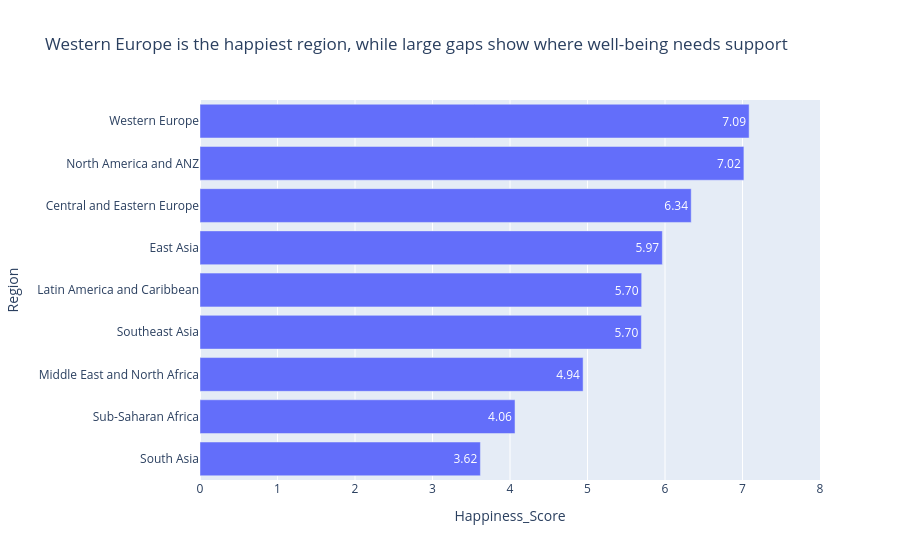

Notebook cell for this chart:
### Markdown cell above
---
## Task 1 — Regional Comparison Bar Chart

**What to build:** A horizontal bar chart showing the **average happiness score by region**, sorted from highest to lowest.

**Requirements:**
- Horizontal orientation (category names are long)
- Sorted by score, descending (so the happiest region is at the top)
- Zero baseline on x-axis
- At least one design choice that goes beyond the Plotly default (colour, annotation, labels, etc.)
- An insight title that answers: *which region stands out and why does it matter?*

**Hint:** Use `df.groupby('Region')['Happiness_Score'].mean()` to compute the averages.

### Code cell
# Task 1: Regional comparison bar chart
# -------------------------------------

# Step 1: Compute average happiness score by region
region_avg = (df.groupby('Region')['Happiness_Score']
              .mean()
              .reset_index()
              .sort_values('Happiness_Score'))  # sort for horizontal bar

print(region_avg)

# Step 2: Build your chart
# YOUR CODE HERE
# Step 2: Build your chart
top_region = region_avg['Region'].iloc[-1]

fig = px.bar(
    region_avg,
    x='Happiness_Score',
    y='Region',
    orientation='h',
    text_auto='.2f',                        # design choice: value labels on bars
    title=f'{top_region} is the happiest region, while large gaps show where well-being needs support'
)

fig.update_layout(xaxis=dict(range=[0, 8]))   # zero baseline

fig.show()

### Figure 1 — Plotly figure (JSON) as saved in the notebook; plotly's stock layout.template omitted (floating-point values rounded to 4 significant figures)
{"data": [{"hovertemplate": "Happiness_Score=%{x}<br>Region=%{y}<extra></extra>", "legendgroup": "", "marker": {"color": "#636efa", "pattern": {"shape": ""}}, "name": "", "orientation": "h", "showlegend": false, "textposition": "auto", "texttemplate": "%{x:.2f}", "type": "bar", "x": [3.618, 4.065, 4.943, 5.695, 5.699, 5.966, 6.338, 7.018, 7.086], "xaxis": "x", "y": ["South Asia", "Sub-Saharan Africa", "Middle East and North Africa", "Southeast Asia", "Latin America and Caribbean", "East Asia", "Central and Eastern Europe", "North America and ANZ", "Western Europe"], "yaxis": "y"}], "layout": {"barmode": "relative", "legend": {"tracegroupgap": 0}, "title": {"text": "Western Europe is the happiest region, while large gaps show where well-being needs support"}, "xaxis": {"anchor": "y", "domain": [0, 1], "range": [0, 8], "title": {"text": "Happiness_Score"}}, "yaxis": {"anchor": "x", "domain": [0, 1], "title": {"text": "Region"}}}}
